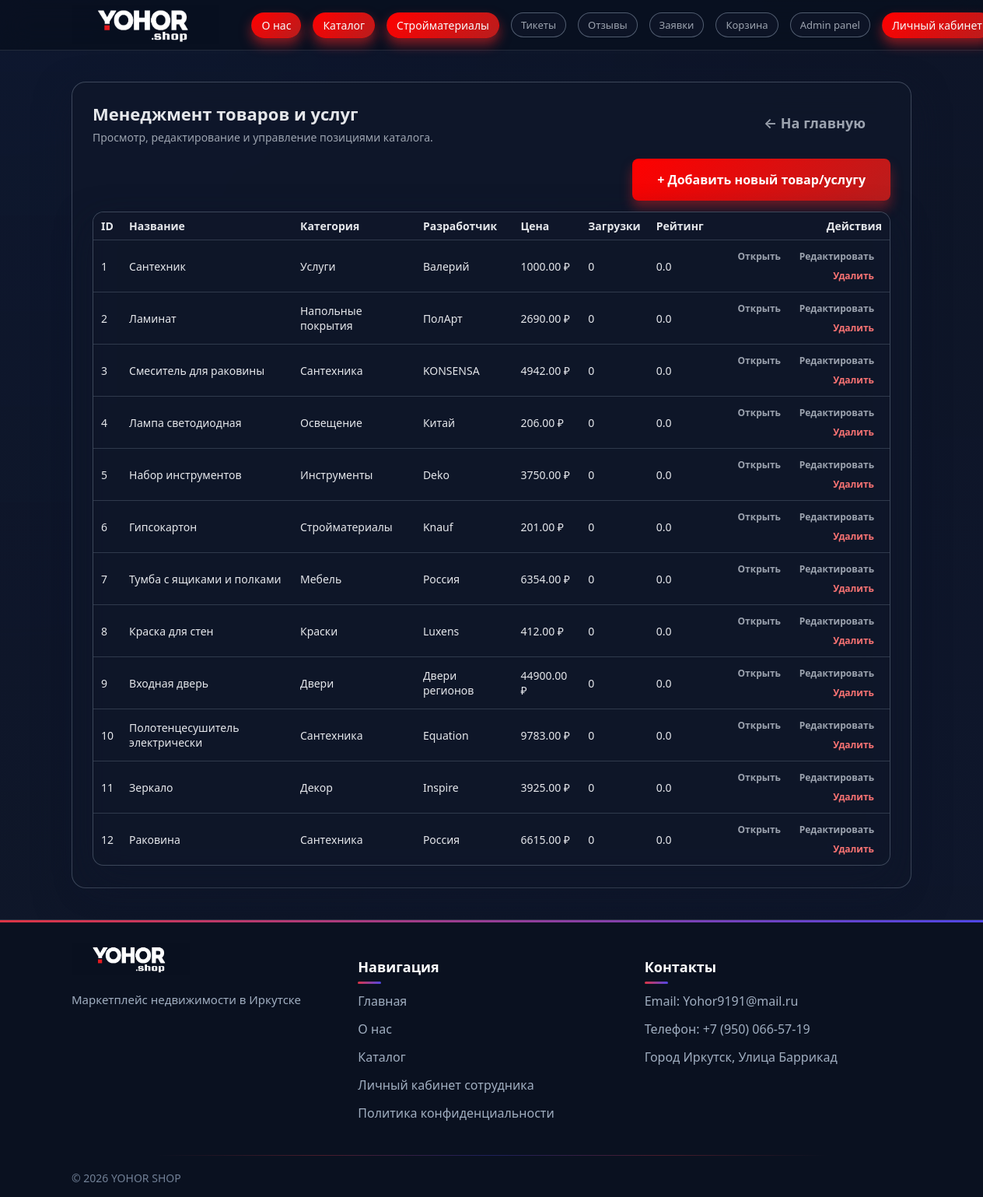
Screenshot of /manage_software (signed in) with the database file from the repository.
### tables this page shows
CREATE TABLE software (
            id INTEGER PRIMARY KEY AUTOINCREMENT,
            name TEXT NOT NULL,
            description TEXT,
            price REAL NOT NULL CHECK(price >= 0),
            category_id INTEGER NOT NULL,
            developer TEXT NOT NULL,
            downloads INTEGER DEFAULT 0,
            rating_avg REAL DEFAULT 0.0 CHECK(rating_avg >= 0 AND rating_avg <= 5),
            image_url TEXT,
            created_at TIMESTAMP DEFAULT CURRENT_TIMESTAMP,
            FOREIGN KEY (category_id) REFERENCES categories(id) ON DELETE RESTRICT
        );

CREATE TABLE categories (
            id INTEGER PRIMARY KEY AUTOINCREMENT,
            name TEXT NOT NULL UNIQUE,
            description TEXT,
            created_at TIMESTAMP DEFAULT CURRENT_TIMESTAMP
        );

### app.py (the view)
@app.route('/manage_software')
@login_required
def manage_software():
    user_role = session.get('user_role')
    user_id = session.get('user_id')
    if user_role not in ['admin', 'moder']:
        flash('Доступ к менеджменту товара/услуги запрещён.', 'danger')
        return redirect(url_for('index'))
    user = get_user_by_id(user_id)
    software_list = get_all_software()
    return render_template(
        'manage_software.html',
        user_id=user_id,
        user=user,
        user_role=user_role,
        software_list=software_list,
    )

### app.py (called while the page is built)
def login_required(f):
    @wraps(f)
    def decorated_function(*args, **kwargs):
        if 'user_id' not in session:
            flash('Вы должны войти в систему!', 'warning')
            return redirect(url_for('login'))
        return f(*args, **kwargs)
    return decorated_function

@app.context_processor
def inject_user():
    user_id = session.get('user_id')
    cart_count = 0
    active_tickets_count = 0
    if user_id:
        cart_items = get_cart_items(user_id)
        cart_count = len(cart_items)
    try:
        active_tickets_count = count_active_tickets()
    except Exception:
        active_tickets_count = 0
    return dict(
        user_id=user_id,
        user_name=session.get('user_name'),
        user_role=session.get('user_role'),
        cart_count=cart_count,
        active_tickets_count=active_tickets_count,
        categories=get_all_categories(),
    )

@app.context_processor
def inject_user():
    user_id = session.get('user_id')
    cart_count = 0
    active_applications_count = 0
    if user_id:
        cart_items = get_cart_items(user_id)
        cart_count = len(cart_items)
    try:
        active_applications_count = count_active_applications()
    except Exception:
        active_applications_count = 0
    return dict(
        user_id=user_id,
        user_name=session.get('user_name'),
        user_role=session.get('user_role'),
        cart_count=cart_count,
        active_applications_count=active_applications_count,
        categories=get_all_categories(),
    )

### db.py (called while the page is built)
def get_db_connection(db_name='software_shop.db'):
    conn = sqlite3.connect(db_name)
    conn.row_factory = sqlite3.Row
    return conn

def get_user_by_id(user_id: int, db_name='software_shop.db') -> Optional[sqlite3.Row]:
    conn = get_db_connection(db_name)
    try:
        cursor = conn.cursor()
        user = cursor.execute('SELECT * FROM users WHERE id = ?', (user_id,)).fetchone()
        return user
    finally:
        conn.close()

def count_active_tickets(db_name="software_shop.db") -> int:
    conn = get_db_connection(db_name)
    try:
        cur = conn.cursor()
        row = cur.execute(
            """
            SELECT COUNT(*) AS cnt
            FROM support_tickets
            WHERE status IN ('new', 'in_progress')
            """
        ).fetchone()
        return row["cnt"]
    finally:
        conn.close()

### templates/manage_software.html (shortened to what this page needs)
<!DOCTYPE html>
<html lang="ru">
<head>
    <link rel="stylesheet" href="{{ url_for('static', filename='style.css') }}">
</head>
<body>
    <div class="page-bg"></div>
    <div class="page-gradient"></div>
    <header class="header">
        <div class="container">
            <div class="nav">
                <a href="{{ url_for('index') }}" class="logo">
                    <img src="{{ url_for('static', filename='logo.png') }}" alt="YOHOR SHOP" class="logo-img">
                </a>
                <nav class="menu">
                    <a href="{{ url_for('description') }}" class="pill-link pill-link-primary">О нас</a>
                    <a href="{{ url_for('catalog') }}" class="pill-link pill-link-primary">Каталог</a>
                    <a href="{{ url_for('building_materials') }}" class="pill-link pill-link-primary">Стройматериалы</a>
                    {% if user_role in ['admin', 'moder'] %}
                    <a href="{{ url_for('admin_tickets', status='active') }}" class="menu-link pill-link">
                        Тикеты{% if active_tickets_count %} ({{ active_tickets_count }}){% endif %}
                    </a>
                    <a href="{{ url_for('admin_reviews') }}" class="menu-link pill-link">
                        Отзывы
                    </a>
                    <a href="{{ url_for('admin_applications') }}" class="menu-link pill-link">
                        Заявки{% if active_applications_count %} ({{ active_applications_count }}){% endif %}
                    </a>
                    <a href="{{ url_for('cart') }}" class="menu-link pill-link">
                        Корзина{% if cart_count %} ({{ cart_count }}){% endif %}
                    </a>
                    {% endif %}
                    {% if user_role == 'admin' %}
                    <a href="{{ url_for('admin_panel') }}" class="menu-link pill-link">
                        Admin panel
                    </a>
                    {% endif %}
                    {% if user_role in ['admin', 'moder'] %}
                    <a href="{{ url_for('account') }}" class="pill-link pill-link-primary">Личный кабинет</a>
                    {% endif %}
                </nav>
            </div>
        </div>
    </header>
    <main>
        <section class="section">
            <div class="container" style="max-width: 1120px;">
                <div class="glass" style="padding: 24px 26px 28px; border-radius: 18px;">
                    <div
                        style="display: flex; justify-content: space-between; align-items: center; margin-bottom: 18px;">
                        <div>
                            <h1 style="margin: 0 0 6px; font-size: 22px;">
                                Менеджмент товаров и услуг
                            </h1>
                            <p style="margin: 0; font-size: 14px; color: var(--text-muted);">
                                Просмотр, редактирование и управление позициями каталога.
                            </p>
                        </div>
                        <a href="{{ url_for('index') }}" class="btn btn-ghost" style="font-size: 18px;">
                            ← На главную
                        </a>
                    </div>
                    <div style="margin-bottom: 14px; text-align: right;">
                        <a href="{{ url_for('add_software_page') }}" class="btn btn-primary" style="font-size: 16px;">
                            + Добавить новый товар/услугу
                        </a>
                    </div>
                    {% if software_list %}
                    <div class="glass" style="border-radius: 14px; overflow: hidden;">
                        <table style="width: 100%; border-collapse: collapse; font-size: 14px;">
                            <thead>
                                <tr style="background: rgba(15,23,42,0.95);">
                                    <th style="text-align: left; padding: 8px 10px;">ID</th>
                                    <th style="text-align: left; padding: 8px 10px;">Название</th>
                                    <th style="text-align: left; padding: 8px 10px;">Категория</th>
                                    <th style="text-align: left; padding: 8px 10px;">Разработчик</th>
                                    <th style="text-align: left; padding: 8px 10px;">Цена</th>
                                    <th style="text-align: left; padding: 8px 10px;">Загрузки</th>
                                    <th style="text-align: left; padding: 8px 10px;">Рейтинг</th>
                                    <th style="text-align: right; padding: 8px 10px;">Действия</th>
                                </tr>
                            </thead>
                            <tbody>
                                {% for s in software_list %}
                                <tr style="border-top: 1px solid rgba(148,163,184,0.25);">
                                    <td style="padding: 8px 10px;">{{ s['id'] }}</td>
                                    <td style="padding: 8px 10px;">{{ s['name'] }}</td>
                                    <td style="padding: 8px 10px;">{{ s['category_name'] if 'category_name' in s.keys()
                                        else '' }}</td>
                                    <td style="padding: 8px 10px;">{{ s['developer'] }}</td>
                                    <td style="padding: 8px 10px;">{{ '%.2f'|format(s['price']) }} ₽</td>
                                    <td style="padding: 8px 10px;">{{ s['downloads'] }}</td>
                                    <td style="padding: 8px 10px;">{{ '%.1f'|format(s['rating_avg']) }}</td>
                                    <td style="padding: 8px 10px; text-align: right;">
                                        <a href="{{ url_for('software_detail', software_id=s['id']) }}"
                                            class="btn btn-ghost" style="font-size: 12px; padding: 4px 10px;">
                                            Открыть
                                        </a>
                                        <a href="{{ url_for('edit_software_page', software_id=s['id']) }}"
                                            class="btn btn-ghost" style="font-size: 12px; padding: 4px 10px;">
                                            Редактировать
                                        </a>
                                        {% if user_role == 'admin' %}
                                        <form method="post"
                                            action="{{ url_for('delete_software_route', software_id=s['id']) }}"
                                            style="display: inline;">
                                            <button type="submit" class="btn btn-ghost"
                                                style="font-size: 12px; padding: 4px 10px; color: #f97373;">
                                                Удалить
                                            </button>
                                        </form>
                                        {% endif %}
                                    </td>
                                </tr>
                                {% endfor %}
                            </tbody>
                        </table>
                    </div>
                    {% else %}
                    <p style="font-size: 14px; color: var(--text-muted);">
                        В каталоге пока нет товара/услуги.
                    </p>
                    {% endif %}
                </div>
            </div>
        </section>
    </main>
        <footer class="footer">
            <div class="container">
                <div class="footer__inner">
                    <div class="footer__col">
                        <a href="{{ url_for('index') }}" class="logo logo--footer">
                            <img src="{{ url_for('static', filename='logo.png') }}" alt="YOHOR SHOP"
                                class="logo__image">
                        </a>
                        <p class="footer__text">Маркетплейс недвижимости в Иркутске</p>
                    </div>
                    <div class="footer__col">
                        <h3 class="footer__title">Навигация</h3>
                        <ul class="footer__list">
                            <li><a href="{{ url_for('index') }}">Главная</a></li>
                            <li><a href="{{ url_for('description') }}">О нас</a></li>
                            <li><a href="{{ url_for('catalog') }}">Каталог</a></li>
                            <li><a href="{{ url_for('login') }}">Личный кабинет сотрудника</a></li>
                            <li><a href="{{ url_for('privacy_policy') }}">Политика конфиденциальности</a></li>
                        </ul>
                    </div>
                    <div class="footer__col">
                        <h3 class="footer__title">Контакты</h3>
                        <ul class="footer__list">
                            <li>Email: Yohor9191@mail.ru</li>
                            <li>Телефон: +7 (950) 066-57-19</li>
                            <li>Город Иркутск, Улица Баррикад</li>
                        </ul>
                    </div>
                </div>
                <div class="footer__copyright">© 2026 YOHOR SHOP</div>
            </div>
        </footer>
</body>
</html>

### rows the page displays
software: id "1", name "Сантехник", name "Услуги", developer "Валерий", price "1000.00", downloads "0", rating_avg "0.0"
software: id "2", name "Ламинат", name "Напольные покрытия", developer "ПолАрт", price "2690.00", downloads "0", rating_avg "0.0"
software: id "3", name "Смеситель для раковины", name "Сантехника", developer "KONSENSA", price "4942.00", downloads "0", rating_avg "0.0"
software: id "4", name "Лампа светодиодная", name "Освещение", developer "Китай", price "206.00", downloads "0", rating_avg "0.0"
software: id "5", name "Набор инструментов", name "Инструменты", developer "Deko", price "3750.00", downloads "0", rating_avg "0.0"
software: id "6", name "Гипсокартон", name "Стройматериалы", developer "Knauf", price "201.00", downloads "0", rating_avg "0.0"
software: id "7", name "Тумба с ящиками и полками", name "Мебель", developer "Россия", price "6354.00", downloads "0", rating_avg "0.0"
software: id "8", name "Краска для стен", name "Краски", developer "Luxens", price "412.00", downloads "0", rating_avg "0.0"
software: id "9", name "Входная дверь", name "Двери", developer "Двери регионов", price "44900.00", downloads "0", rating_avg "0.0"
software: id "10", name "Полотенцесушитель электрически", name "Сантехника", developer "Equation", price "9783.00", downloads "0", rating_avg "0.0"
software: id "11", name "Зеркало", name "Декор", developer "Inspire", price "3925.00", downloads "0", rating_avg "0.0"
software: id "12", name "Раковина", name "Сантехника", developer "Россия", price "6615.00", downloads "0", rating_avg "0.0"
